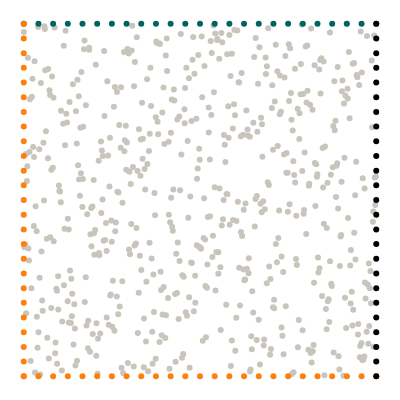

This figure's notebook cell:
### Markdown cell above
## Geometry

We want to model a quarter of a plate with an elliptical hole. The domain itself is represented by collocation points, the boundaries are represented by uniformly sampled points along the perimeter.

### Code cell
import torch
from torch.optim.lr_scheduler import StepLR
import numpy as np
from scipy.stats import qmc
from plotly.express.colors import sequential
import plotly.graph_objects as go
import plotly.figure_factory as ff
from tqdm import tqdm
import wandb
import matplotlib.pyplot as plt

torch.set_default_dtype(torch.float64)
from global_constants import L, B0, EPS0, MU, LBD, RATIO

# Number of collocation points
N = 25

# Epochs
epochs = 700
# Batch size
batch_size = 64
# Leanring rate
lr = 0.01 #normally 0.001
# Scheduler step width
scheduler_step = 150 #normally 2000
# Gamma factor of scheduler
scheduler_gamma = 0.5

# Number of hidden neurons
hn = 50


# Weight of PDE loss
W_PDE = 0.001
# Weight of Neumann loss
W_NEU = 0.01
# Weight of data losses
W_STRESS = 0.0
W_DISP = 0.0


# Create collocation points
points = L * qmc.LatinHypercube(d=2).random(N**2)
collocation = torch.tensor(points, requires_grad=True).double()

# Boundary points
x_top = torch.linspace(0, L, N, requires_grad=True).double()
y_top = L * torch.ones((N, 1), requires_grad=True).double()
top = torch.column_stack([x_top, y_top]).double()

x_bottom = torch.linspace(0, L, N).double()
y_bottom = torch.zeros((N, 1)).double()
bottom = torch.column_stack([x_bottom, y_bottom]).double()

x_left = torch.zeros((N, 1)).double()
y_left = torch.linspace(0, L, N).double()
left = torch.column_stack([x_left, y_left]).double()

x_right = L * torch.ones((N, 1)).double()
y_right = torch.linspace(0, L, N).double()
right = torch.column_stack([x_right, y_right]).double()


# Visualize geometry
with torch.no_grad():
    mode = "markers"
    gray = dict(color="#C9C5BC")
    green = dict(color="#006561")
    black = dict(color="black")
    orange = dict(color="#ff7f0e")
    fig = go.Figure()
    fig.add_trace(go.Scatter(x=collocation[:, 0], y=collocation[:, 1], mode=mode, marker=gray))
    fig.add_trace(go.Scatter(x=top[:, 0], y=top[:, 1], mode=mode, marker=green))
    fig.add_trace(go.Scatter(x=bottom[:, 0], y=bottom[:, 1], mode=mode, marker=orange))
    fig.add_trace(go.Scatter(x=left[:, 0], y=left[:, 1], mode=mode, marker=orange))
    fig.add_trace(go.Scatter(x=right[:, 0], y=right[:, 1], mode=mode, marker=black))
    fig.layout.yaxis.scaleanchor = "x"
    fig.update_layout(
        template="none",
        width=400,
        height=400,
        margin=dict(l=0, r=0, b=0, t=0),
        showlegend=False,
    )
    fig.update_xaxes(visible=False)
    fig.update_yaxes(visible=False)
    fig.show()

### Figure 1 — Plotly figure (JSON) as saved in the notebook; plotly's stock layout.template omitted (floating-point values rounded to 4 significant figures; data arrays with more than 128 entries replaced by an {"elided": "..."} marker saying what was removed)
{"data": [{"marker": {"color": "#C9C5BC"}, "mode": "markers", "type": "scatter", "x": {"elided": "625 float values"}, "y": {"elided": "625 float values"}}, {"marker": {"color": "#006561"}, "mode": "markers", "type": "scatter", "x": [0, 0.04167, 0.08333, 0.125, 0.1667, 0.2083, 0.25, 0.2917, 0.3333, 0.375, 0.4167, 0.4583, 0.5, 0.5417, 0.5833, 0.625, 0.6667, 0.7083, 0.75, 0.7917, 0.8333, 0.875, 0.9167, 0.9583, 1], "y": [1, 1, 1, 1, 1, 1, 1, 1, 1, 1, 1, 1, 1, 1, 1, 1, 1, 1, 1, 1, 1, 1, 1, 1, 1]}, {"marker": {"color": "#ff7f0e"}, "mode": "markers", "type": "scatter", "x": [0, 0.04167, 0.08333, 0.125, 0.1667, 0.2083, 0.25, 0.2917, 0.3333, 0.375, 0.4167, 0.4583, 0.5, 0.5417, 0.5833, 0.625, 0.6667, 0.7083, 0.75, 0.7917, 0.8333, 0.875, 0.9167, 0.9583, 1], "y": [0, 0, 0, 0, 0, 0, 0, 0, 0, 0, 0, 0, 0, 0, 0, 0, 0, 0, 0, 0, 0, 0, 0, 0, 0]}, {"marker": {"color": "#ff7f0e"}, "mode": "markers", "type": "scatter", "x": [0, 0, 0, 0, 0, 0, 0, 0, 0, 0, 0, 0, 0, 0, 0, 0, 0, 0, 0, 0, 0, 0, 0, 0, 0], "y": [0, 0.04167, 0.08333, 0.125, 0.1667, 0.2083, 0.25, 0.2917, 0.3333, 0.375, 0.4167, 0.4583, 0.5, 0.5417, 0.5833, 0.625, 0.6667, 0.7083, 0.75, 0.7917, 0.8333, 0.875, 0.9167, 0.9583, 1]}, {"marker": {"color": "black"}, "mode": "markers", "type": "scatter", "x": [1, 1, 1, 1, 1, 1, 1, 1, 1, 1, 1, 1, 1, 1, 1, 1, 1, 1, 1, 1, 1, 1, 1, 1, 1], "y": [0, 0.04167, 0.08333, 0.125, 0.1667, 0.2083, 0.25, 0.2917, 0.3333, 0.375, 0.4167, 0.4583, 0.5, 0.5417, 0.5833, 0.625, 0.6667, 0.7083, 0.75, 0.7917, 0.8333, 0.875, 0.9167, 0.9583, 1]}], "layout": {"height": 400, "margin": {"b": 0, "l": 0, "r": 0, "t": 0}, "showlegend": false, "width": 400, "xaxis": {"visible": false}, "yaxis": {"scaleanchor": "x", "visible": false}}}
